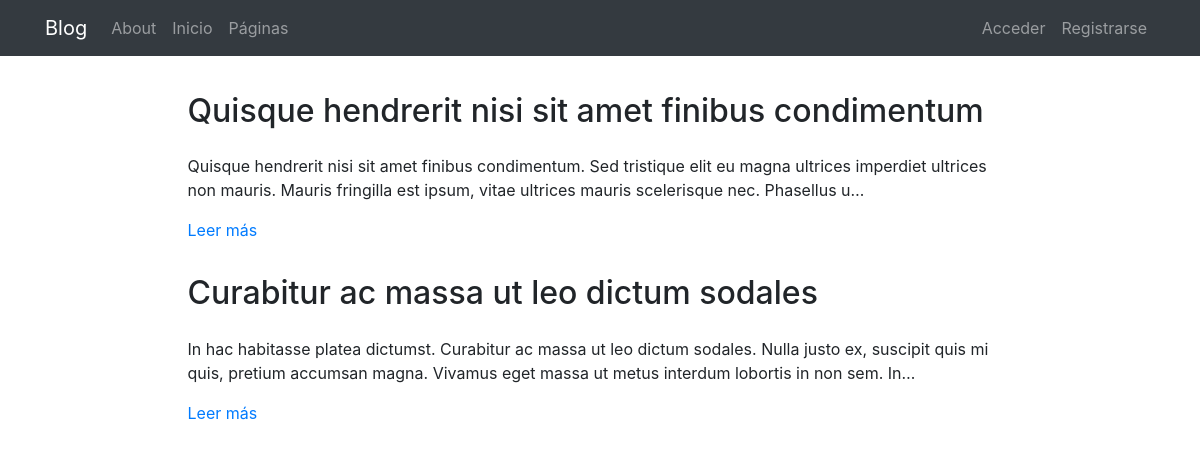
The page /pages on the database its author committed.
### pages/models.py (models this page shows, shortened)
class Page(models.Model):
    title = models.CharField(verbose_name="Título", max_length=200)
    subtitle = models.CharField(verbose_name="Subtítulo", max_length=200)
    content = RichTextField(verbose_name="Contenido")
    order = models.SmallIntegerField(verbose_name="Orden", default=0)
    created = models.DateTimeField(auto_now_add=True, verbose_name="Fecha de creación")
    updated = models.DateTimeField(auto_now=True, verbose_name="Fecha de edición")
    class Meta:
        verbose_name = "página"
        verbose_name_plural = "páginas"
        ordering = ['order', 'title']

### pages/views.py (the view)
# urls.py: path('', PageListView.as_view(), name='pages'),
class PageListView(ListView):
    model=Page

### pages/templates/pages/page_list.html (shortened to what this page needs)
{% extends 'core/base.html' %}
{% load static %}
{% block content %}
<main role="main">
  <div class="container mb-4">
    {% for page in page_list|dictsort:"id" reversed %}
      <div class="row mt-3">
        <div class="col-md-9 mx-auto">
          <h2 class="mb-4">{{page.title}}</h2>
          <div>
            <p>{{page.content|striptags|safe|truncatechars:"200"}}</p>
            <p><a href="{% url 'pages:page' page.id page.title|slugify %}">Leer más</a>
            </p>
          </div>
        </div>
      </div>
    {% endfor %}
  </div>
</main>
{% endblock %}

### core/static/core/css/main.css (style rules this page uses)
main { padding-top: 20px; }
:root { --jumbotron-padding-y: 3rem; }

### rows shown on the page
Page: title "Quisque hendrerit nisi sit amet finibus condimentum", content "Quisque hendrerit nisi sit amet finibus condimentum. Sed tristique elit eu magna ultrices imperdiet ultrices non mauris. Mauris fringilla est ipsum, vitae ultrices mauris scelerisque nec. Phasellus u…"
Page: title "Curabitur ac massa ut leo dictum sodales", content "In hac habitasse platea dictumst. Curabitur ac massa ut leo dictum sodales. Nulla justo ex, suscipit quis mi quis, pretium accumsan magna. Vivamus eget massa ut metus interdum lobortis in non sem. In…"
